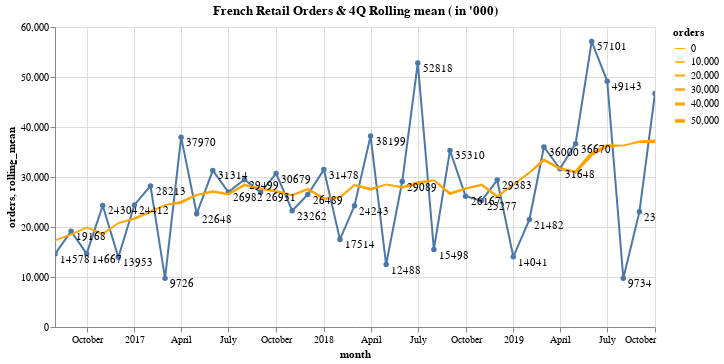

Source (notebook cell):
### Code cell
#collapse-hide
#Create line chart for Training data. index is reset to use Date column
train_chart=alt.Chart(train.reset_index()).mark_line(point=True).encode(
    x='month', 
    y='orders', 
    tooltip=['month', 'orders'])

#Create Rolling mean. This centered rolling mean 
rolling_mean = alt.Chart(train.reset_index()).mark_trail(
    color='orange',
    size=1
).transform_window(
    rolling_mean='mean(orders)',
    frame=[-4,4]
).encode(
    x='month:T',
    y='rolling_mean:Q',
    size='orders'
)

#Add data labels
text = train_chart.mark_text(
    align='left',
    baseline='top',
    dx=5  # Moves text to right so it doesn't appear on top of the bar
).encode(
    text='orders:Q'
)

#Add zoom-in/out
scales = alt.selection_interval(bind='scales')

#Combine everything
(train_chart + rolling_mean +text).properties(
    width=600, 
    title="French Retail Orders & 4Q Rolling mean ( in '000)").add_selection(
    scales
)

### Figure 1 — Vega-Lite specification as saved in the notebook (floating-point values rounded to 4 significant figures)
{"config": {"view": {"continuousWidth": 400, "continuousHeight": 300}}, "layer": [{"data": {"name": "data-b4fa8ad3fbefd8b183ffa5e413beffa6"}, "mark": {"type": "line", "point": true}, "encoding": {"tooltip": [{"field": "month", "type": "temporal"}, {"field": "orders", "type": "quantitative"}], "x": {"field": "month", "type": "temporal"}, "y": {"field": "orders", "type": "quantitative"}}, "selection": {"selector003": {"type": "interval", "bind": "scales"}}}, {"data": {"name": "data-b4fa8ad3fbefd8b183ffa5e413beffa6"}, "mark": {"type": "trail", "color": "orange", "size": 1}, "encoding": {"size": {"field": "orders", "type": "quantitative"}, "x": {"field": "month", "type": "temporal"}, "y": {"field": "rolling_mean", "type": "quantitative"}}, "transform": [{"window": [{"op": "mean", "field": "orders", "as": "rolling_mean"}], "frame": [-4, 4]}]}, {"data": {"name": "data-b4fa8ad3fbefd8b183ffa5e413beffa6"}, "mark": {"type": "text", "align": "left", "baseline": "top", "dx": 5}, "encoding": {"text": {"field": "orders", "type": "quantitative"}, "tooltip": [{"field": "month", "type": "temporal"}, {"field": "orders", "type": "quantitative"}], "x": {"field": "month", "type": "temporal"}, "y": {"field": "orders", "type": "quantitative"}}}], "title": "French Retail Orders & 4Q Rolling mean ( in '000)", "width": 600, "$schema": "https://vega.github.io/schema/vega-lite/v4.17.0.json", "datasets": {"data-b4fa8ad3fbefd8b183ffa5e413beffa6": [{"month": "2016-08-01T00:00:00", "orders": 14578}, {"month": "2016-09-01T00:00:00", "orders": 19168}, {"month": "2016-10-01T00:00:00", "orders": 14667}, {"month": "2016-11-01T00:00:00", "orders": 24304}, {"month": "2016-12-01T00:00:00", "orders": 13953}, {"month": "2017-01-01T00:00:00", "orders": 24412}, {"month": "2017-02-01T00:00:00", "orders": 28213}, {"month": "2017-03-01T00:00:00", "orders": 9726}, {"month": "2017-04-01T00:00:00", "orders": 37970}, {"month": "2017-05-01T00:00:00", "orders": 22648}, {"month": "2017-06-01T00:00:00", "orders": 31314}, {"month": "2017-07-01T00:00:00", "orders": 26982}, {"month": "2017-08-01T00:00:00", "orders": 29499}, {"month": "2017-09-01T00:00:00", "orders": 26931}, {"month": "2017-10-01T00:00:00", "orders": 30679}, {"month": "2017-11-01T00:00:00", "orders": 23262}, {"month": "2017-12-01T00:00:00", "orders": 26489}, {"month": "2018-01-01T00:00:00", "orders": 31478}, {"month": "2018-02-01T00:00:00", "orders": 17514}, {"month": "2018-03-01T00:00:00", "orders": 24243}, {"month": "2018-04-01T00:00:00", "orders": 38199}, {"month": "2018-05-01T00:00:00", "orders": 12488}, {"month": "2018-06-01T00:00:00", "orders": 29089}, {"month": "2018-07-01T00:00:00", "orders": 52818}, {"month": "2018-08-01T00:00:00", "orders": 15498}, {"month": "2018-09-01T00:00:00", "orders": 35310}, {"month": "2018-10-01T00:00:00", "orders": 26167}, {"month": "2018-11-01T00:00:00", "orders": 25277}, {"month": "2018-12-01T00:00:00", "orders": 29383}, {"month": "2019-01-01T00:00:00", "orders": 14041}, {"month": "2019-02-01T00:00:00", "orders": 21482}, {"month": "2019-03-01T00:00:00", "orders": 36000}, {"month": "2019-04-01T00:00:00", "orders": 31648}, {"month": "2019-05-01T00:00:00", "orders": 36670}, {"month": "2019-06-01T00:00:00", "orders": 57101}, {"month": "2019-07-01T00:00:00", "orders": 49143}, {"month": "2019-08-01T00:00:00", "orders": 9734}, {"month": "2019-09-01T00:00:00", "orders": 23058}, {"month": "2019-10-01T00:00:00", "orders": 46711}]}}
